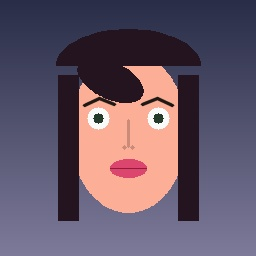
#> input picture dataset/test/feminine/sample_feminine_001.jpg, 256 x 256 px
$ python -i preprocessor.py   (imports and definitions only)
#> lines starting #> are read from the running program, lines starting #| are printed output that depends on the picture
"""
Image Preprocessing Pipeline for face normalization and tensor conversion.
"""

import cv2
import numpy as np
import torch
from typing import Tuple, List, Optional


class FacePreprocessor:
    """
    Standardized face preprocessing unit:
    - CLAHE / Brightness normalization
    - Square Center Crop
    - Bilinear / Bicubic Resizing
    - Pixel Scaling & Normalization (ImageNet standards)
    - PyTorch Tensor Conversion
    """

    def __init__(
        self,
        target_size: Tuple[int, int] = (224, 224),
        brightness_norm: bool = True,
        apply_clahe: bool = True,
        mean: List[float] = [0.485, 0.456, 0.406],
        std: List[float] = [0.229, 0.224, 0.225]
    ):
        self.target_size = target_size
        self.brightness_norm = brightness_norm
        self.apply_clahe = apply_clahe
        self.mean = np.array(mean, dtype=np.float32).reshape(1, 1, 3)
        self.std = np.array(std, dtype=np.float32).reshape(1, 1, 3)

    def normalize_brightness(self, image_rgb: np.ndarray) -> np.ndarray:
        """
        Applies Contrast Limited Adaptive Histogram Equalization (CLAHE) on L channel in LAB color space.
        """
        if not self.apply_clahe:
            return image_rgb

        lab = cv2.cvtColor(image_rgb, cv2.COLOR_RGB2LAB)
#> lab: shape (256, 256, 3); mean of channels 0, 1, 2 97.5, 138.8, 120.2
        l_channel, a_channel, b_channel = cv2.split(lab)
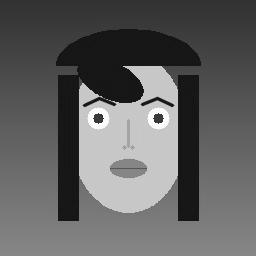
#> l_channel: shape (256, 256); min 15, max 255, mean 97.5
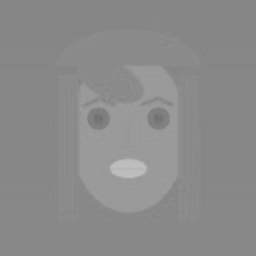
#> a_channel: shape (256, 256); min 112, max 191, mean 138.8
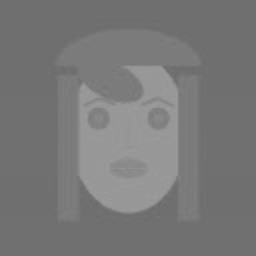
#> b_channel: shape (256, 256); min 107, max 157, mean 120.2

        clahe = cv2.createCLAHE(clipLimit=2.0, tileGridSize=(8, 8))
        l_equalized = clahe.apply(l_channel)

        lab_equalized = cv2.merge((l_equalized, a_channel, b_channel))
#> lab_equalized: shape (256, 256, 3); mean of channels 0, 1, 2 107.5, 138.8, 120.2
        rgb_equalized = cv2.cvtColor(lab_equalized, cv2.COLOR_LAB2RGB)
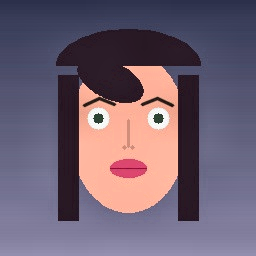
#> rgb_equalized: shape (256, 256, 3); mean R, G, B 111.8, 96.2, 113.9
        return rgb_equalized

    def center_crop_square(self, image_rgb: np.ndarray) -> np.ndarray:
        """
        Crops central square from input image to preserve facial aspect ratio.
        """
        h, w, _ = image_rgb.shape
        min_dim = min(h, w)
        start_x = (w - min_dim) // 2
        start_y = (h - min_dim) // 2
        return image_rgb[start_y:start_y + min_dim, start_x:start_x + min_dim]

    def preprocess_image(self, face_rgb: np.ndarray) -> Tuple[np.ndarray, torch.Tensor]:
        """
        Preprocesses cropped face RGB image into preprocessed RGB numpy array and PyTorch tensor (1, 3, H, W).

        Args:
            face_rgb (np.ndarray): Cropped face RGB image.

        Returns:
            Tuple[np.ndarray, torch.Tensor]:
                - Preprocessed RGB image (H, W, 3) in uint8 [0, 255]
                - Normalized tensor of shape (1, 3, target_h, target_w)
        """
        # Step 1: Brightness Normalization / CLAHE
        norm_img = self.normalize_brightness(face_rgb)

        # Step 2: Center Crop Square
        square_img = self.center_crop_square(norm_img)

        # Step 3: Resize to target dimension
        resized_img = cv2.resize(square_img, self.target_size, interpolation=cv2.INTER_AREA)

        # Step 4: Scale to [0, 1] and Normalize
        img_float = resized_img.astype(np.float32) / 255.0
        normalized_float = (img_float - self.mean) / self.std

        # Step 5: Convert (H, W, C) to (1, C, H, W) Tensor
        tensor = torch.from_numpy(normalized_float.transpose(2, 0, 1)).unsqueeze(0).float()

        return resized_img, tensor

>>> import cv2
>>> picture = cv2.cvtColor(cv2.imread('../dataset/test/feminine/sample_feminine_001.jpg'), cv2.COLOR_BGR2RGB)
>>> result = FacePreprocessor().normalize_brightness(picture)
